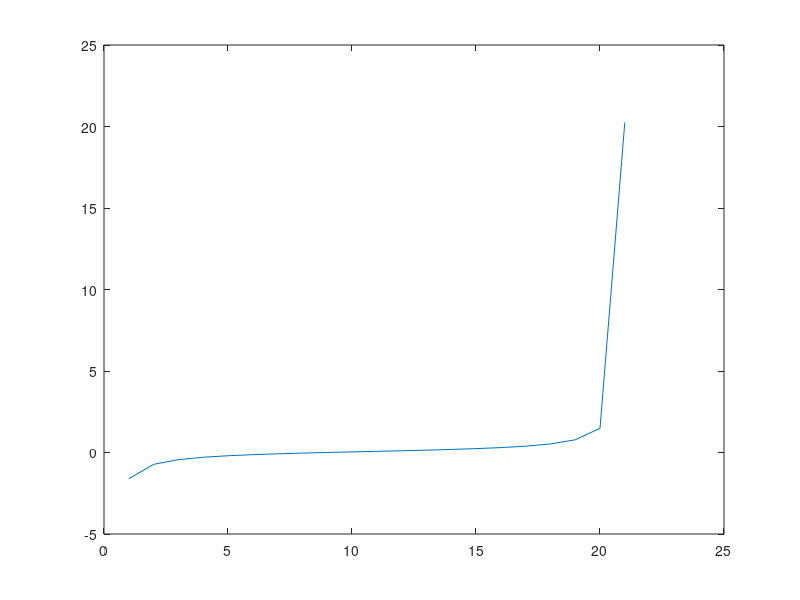
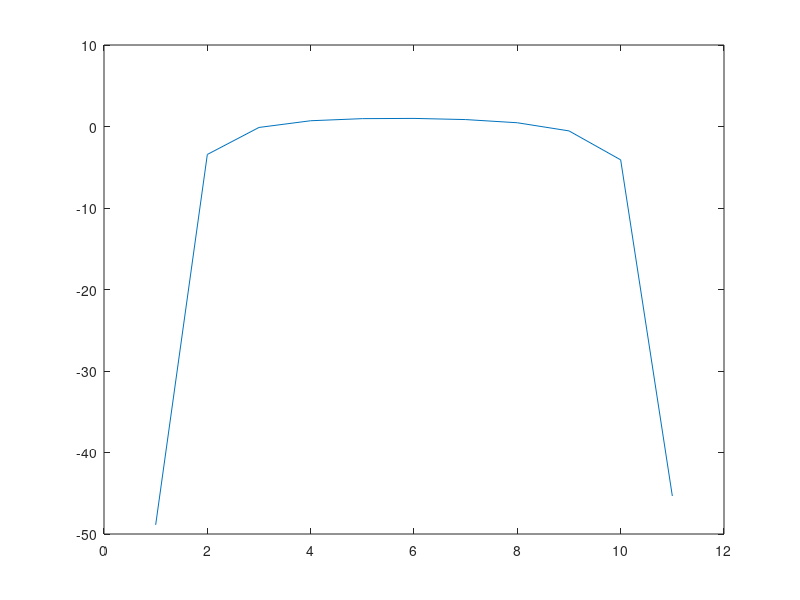

Write the MATLAB code that produced these figures, in order.
clear all
close all
seed=2;
s = 1;
n = 10;
ntrials = 100;
rng(seed)
omega = 2*pi*rand(s,1);
%omega = 2*pi*(1:s)'/(n+1);
t = (0:n);
T = (0:2*n);
x = sum(exp(1i*omega*t),1);
xl = sum(exp(1i*omega*T),1);
%xx = conv(x,x);
xx = cconv(x,x,n+1);
figure
plot(real(fft(xl)))
figure
plot(real(fft(xx)))